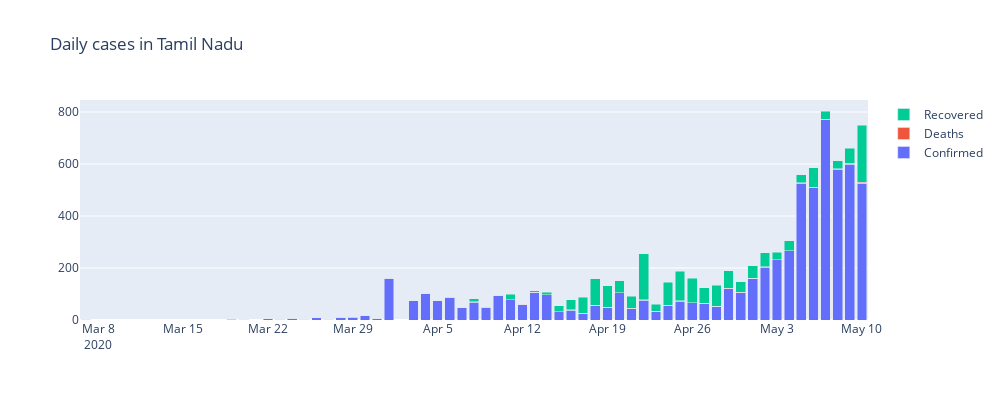

Here is the notebook cell this chart was saved with:
### Markdown cell above
Plotting Confirmed cases per day, recovered cases per day and deaths per day vs date for a particular state

### Code cell
x1 = state_wise["Date"]
y1 = state_wise["Confirmed_perday"]
y2 = state_wise["Cured_perday"]
y3 = state_wise["Deaths_perday"]
 
plot_title="Daily cases in "+state
fig = go.Figure(data=[
    go.Bar(name='Confirmed', x=x1, y=y1),
    go.Bar(name='Deaths', x=x1, y=y3),
    go.Bar(name='Recovered', x=x1, y=y2)    
])

# Change the bar mode to stack
fig.update_layout(barmode='stack', title=plot_title, autosize=False, width=1000, height=400)
fig.show()
